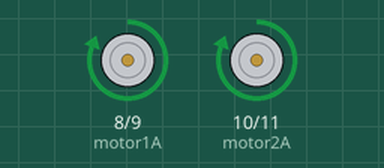
Bench run of a sketch on a simulated Arduino Uno, built with avr-gcc and run on an emulated ATmega328P. Parts: motor-driver pin pairs drawn as motors (green arrow = first pin HIGH = forward, orange = second pin HIGH = backward, longer = more drive).

Above: at 0.5 s.
At 2.5 s:
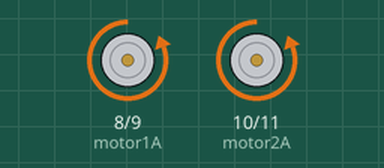
At 4.5 s:
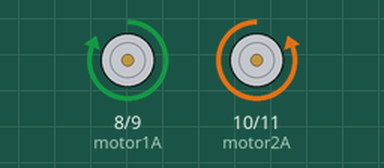
At 9.5 s:
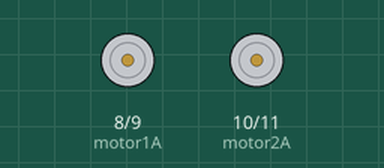
Timing chart, 0 to 10.4 s (numbered marks = the images above):
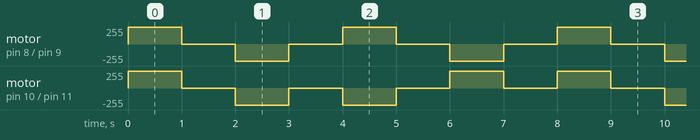

Measured:
- by itself, motor on pin 8 (motor1A) / pin 9 (motor1B): repeats every 4.0 s: stopped 1.0 s, backward 255/255 1.0 s, stopped 1.0 s, forward 255/255 1.0 s
- by itself, motor on pin 10 (motor2A) / pin 11 (motor2B): repeats every 8.0 s: 2 × (stopped 1.0 s, backward 255/255 1.0 s), 2 × (stopped 1.0 s, forward 255/255 1.0 s)

The sketch:

EXP_No_1.ino
```cpp
// Define motor pins
int motor1A = 8;
int motor1B = 9;
int motor2A = 10;
int motor2B = 11;

void setup() {
  pinMode(motor1A, OUTPUT);
  pinMode(motor1B, OUTPUT);
  pinMode(motor2A, OUTPUT);
  pinMode(motor2B, OUTPUT);
}

void loop() {
  // Move forward
  digitalWrite(motor1A, HIGH);
  digitalWrite(motor1B, LOW);
  digitalWrite(motor2A, HIGH);
  digitalWrite(motor2B, LOW);
  delay(1000);

  // Stop
  digitalWrite(motor1A, LOW);
  digitalWrite(motor1B, LOW);
  digitalWrite(motor2A, LOW);
  digitalWrite(motor2B, LOW);
  delay(1000);

  // Move Backward
  digitalWrite(motor1A, LOW);
  digitalWrite(motor1B, HIGH);
  digitalWrite(motor2A, LOW);
  digitalWrite(motor2B, HIGH);
  delay(1000);

  // Stop
  digitalWrite(motor1A, LOW);
  digitalWrite(motor1B, LOW);
  digitalWrite(motor2A, LOW);
  digitalWrite(motor2B, LOW);
  delay(1000);

  // Turn right
  digitalWrite(motor1A, HIGH);
  digitalWrite(motor1B, LOW);
  digitalWrite(motor2A, LOW);
  digitalWrite(motor2B, HIGH);
  delay(1000);

  // Stop
  digitalWrite(motor1A, LOW);
  digitalWrite(motor1B, LOW);
  digitalWrite(motor2A, LOW);
  digitalWrite(motor2B, LOW);
  delay(1000);

  // Turn left
  digitalWrite(motor1A, LOW);
  digitalWrite(motor1B, HIGH);
  digitalWrite(motor2A, HIGH);
  digitalWrite(motor2B, LOW);
  delay(1000);

  // Stop
  digitalWrite(motor1A, LOW);
  digitalWrite(motor1B, LOW);
  digitalWrite(motor2A, LOW);
  digitalWrite(motor2B, LOW);
  delay(1000);
}
```
